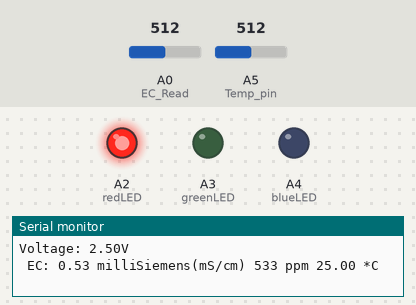
Recording of a sketch running on a simulated Arduino Uno, built with avr-gcc and run on an emulated ATmega328P. On the bench: output pins drawn as LEDs (lit = HIGH), the last lines printed to the serial monitor. The test bench sets the inputs (shaded band); at power-on: A0 (EC_Read) = 512, A5 (Temp_pin) = 512. Pins used as bus, display or sensor lines are not drawn.

Above: at 1.2 s.
1.3 s: A0 (EC_Read) set to 18
7.2 s: A0 (EC_Read) set to 14
At 13.0 s:
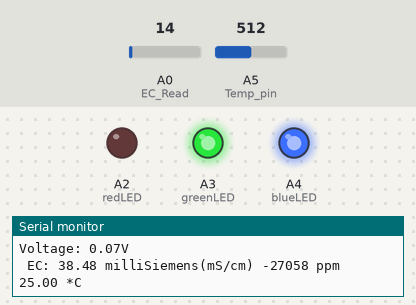
13.5 s: A5 (Temp_pin) set to 0
25.4 s: A5 (Temp_pin) set to 2
At 30.7 s:
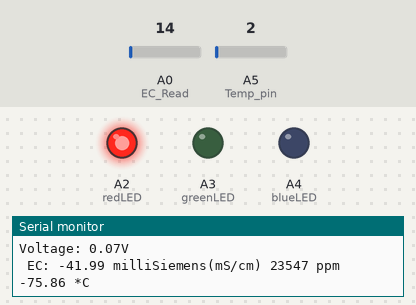
31.5 s: A5 (Temp_pin) set to 130
37.2 s: A5 (Temp_pin) set to 149
At 42.6 s:
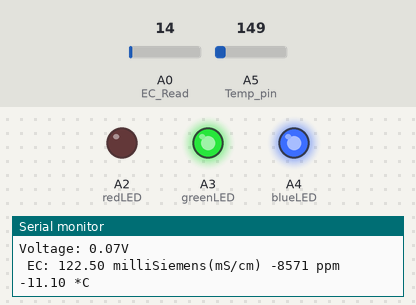
Timing chart, 0 to 44.1 s (numbered marks = the images above; inputs shaded):
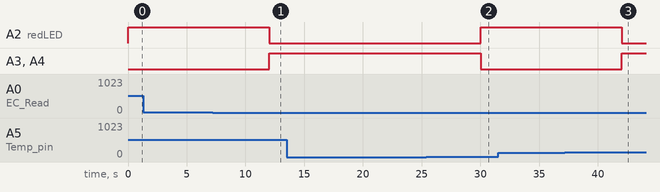

Measured:
- the behaviour switches between 17 and 16 on A0 (EC_Read) (found by bisection; images 0 and 1)
- the behaviour switches between 141 and 142 on A5 (Temp_pin) (found by bisection; images 2 and 3)
- after the input at 7.2 s, A2 (redLED): HIGH → LOW after 4.8 s; A3 (greenLED), A4 (blueLED): LOW → HIGH after 4.8 s
- after the input at 25.4 s, A2 (redLED): LOW → HIGH after 4.6 s; A3 (greenLED), A4 (blueLED): HIGH → LOW after 4.6 s
- after the input at 37.2 s, A2 (redLED): HIGH → LOW after 4.8 s; A3 (greenLED), A4 (blueLED): LOW → HIGH after 4.8 s

The sketch:

ec_probe.ino
```cpp
//sensor variables
int R1= 992; // Value of resistor for EC probe
int EC_Read = A0;
int ECPower = A1;
int Temp_pin = A5;
//LED variables
int redLED = A2;
int greenLED = A3;
int blueLED = A4;
//calculation variables
float Temp_C; // temperature in celcius
float Temp_F; // temperature in fahrenheit
float Temp1_Value = 0;
float Temp_Coef = 0.019; // temperature coefficient
/////////////////Change for calibration only///////////////
float Calibration_PPM =2500 ; //given ppm of a calibration solution
float K=1.89; //=change this constant once for calibration
float PPM_Con=1; //trial and error after k is found
/////////////////////////////////////////////////////////////////////////////////////
float CalibrationEC= (Calibration_PPM*2)/1000;
float Temperature;
float EC;
float EC_at_25;
int ppm;
float A_to_D= 0;
float Vin= 5;
float Vdrop= 0;
float R_Water;
float Value=0;

void setup()
{
  //sensor pins
  Serial.begin(9600);
  pinMode(EC_Read,INPUT);
  pinMode(ECPower,OUTPUT);
  pinMode(ECPower, HIGH);
  pinMode(Temp_pin, INPUT);
  //led pins
  pinMode(redLED, OUTPUT);
  pinMode(greenLED, OUTPUT);
  pinMode(blueLED, OUTPUT);

  //////////////////////////////////////////////////////////////////////////////////////////
  //Calibrate (); // After calibration comment out this line
  //////////////////////////////////////////////////////////////////////////////////////////
}
void loop()
{
  GetEC(); //Calls GetEC()
  delay(6000); //Do not make this less than 6 sec (6000)
}
////////////////////////////////////////////////////////////////////////////////////
void GetEC()
{
  int val;
  double Temp;
  val=analogRead(Temp_pin);
  Temp = log(((10240000/val) - 10000));
  Temp = 1 / (0.001129148 + (0.000234125 + (0.0000000876741 * Temp * Temp ))* Temp);
  Temp_C = Temp - 273.15; // Kelvin to Celsius
  Temp_F = (Temp_C * 9.0)/ 5.0 + 32.0; // Celsius to Fahrenheit
  Temp1_Value = Temp_C;
  Temperature = Temp_C;
  digitalWrite(ECPower,HIGH);
  A_to_D= analogRead(EC_Read);
  A_to_D= analogRead(EC_Read);
  digitalWrite(ECPower,LOW);
  Vdrop= (Vin*A_to_D) / 1024.0;
  R_Water = (Vdrop*R1) / (Vin-Vdrop);
  EC = 1000/ (R_Water*K);
  EC_at_25 = EC / (1+ Temp_Coef*(Temperature-25.0));
  ppm=(EC_at_25)*(PPM_Con*1000);
// Calculate voltage
  float voltage = A_to_D * (Vin / 1024.0);
  Serial.print("Voltage: ");
  Serial.print(voltage, 2); // Print voltage with 2 decimal places
  Serial.println("V");


  Serial.print(" EC: ");
  Serial.print(EC_at_25);
  Serial.print(" milliSiemens(mS/cm) ");
  Serial.print(ppm);
  Serial.print(" ppm ");
  Serial.print(Temperature);
  Serial.println(" *C ");
  showLED(ppm);
}
////////////////////////////////////////////////////////////////////////////////////
void Calibrate ()
{
  Serial.println("Calibration routine started");
  float Temperature_end=0;
  float Temperature_begin=0;
  int val;
  double Temp;
  val=analogRead(Temp_pin);


  Temp = log(((10240000/val) - 10000));
  Temp = 1 / (0.001129148 + (0.000234125 + (0.0000000876741 * Temp * Temp ))* Temp);
  Temp_C = Temp - 273.15; // Kelvin to Celsius
  Temp_F = (Temp_C * 9.0)/ 5.0 + 32.0; // Celsius to Fahrenheit
  Temp1_Value = Temp_C;
  Temperature_begin=Temp_C;
  Serial.print(Temperature_begin);
  Value = 0;
  int i=1;
  while(i<=10){//totals a minute; if not enough time, change i<=10
    digitalWrite(ECPower,HIGH);
    A_to_D= analogRead(EC_Read);
    A_to_D= analogRead(EC_Read);
    digitalWrite(ECPower,LOW);
    Value=Value+A_to_D;
    i++;
    delay(6000);//wait 6 sec
  };
  A_to_D=(Value/10);
  val=analogRead(Temp_pin);
  Temp = log(((10240000/val) - 10000));
  Temp = 1 / (0.001129148 + (0.000234125 + (0.0000000876741 * Temp * Temp ))* Temp);
  Temp_C = Temp - 273.15; // Kelvin to Celsius
  Temp_F = (Temp_C * 9.0)/ 5.0 + 32.0; // Celsius to Fahrenheit
  Temp1_Value = Temp_C;
  Temperature_end=Temp_C;
  EC =CalibrationEC*(1+(Temp_Coef*(Temperature_end-25.0)));
  Vdrop= (((Vin)*(A_to_D))/1024.0);
  R_Water=(Vdrop*R1)/(Vin-Vdrop);
  float K_cal= 1000/(R_Water*EC);
  Serial.print("Replace K in line 23 of code with K = ");
  Serial.println(K_cal);
  Serial.print("Temperature difference start to end were = ");
  Temp_C=Temperature_end-Temperature_begin;
  Serial.print(Temp_C);
  Serial.println("*C");
  Serial.println("Temperature difference start to end must be smaller than 0.15*C");
  Serial.println("");
  Calibrate ();
}
////////////////////////////////////////////////////////////////////////////////////
void showLED(int ppm){
int x;//higher bound
int y;//middle bound
int z;//lower bound

if (ppm > x){
  digitalWrite(redLED, HIGH);//turn red on
  digitalWrite(greenLED, LOW);//turn green off
  digitalWrite(blueLED, LOW);//turn blue off
}else if(ppm <x && ppm >y){
  digitalWrite(redLED, LOW);//turn red off
  digitalWrite(greenLED, HIGH);// turn green on
  digitalWrite(blueLED, LOW);//turn blue off
}else if (ppm < y && ppm > z){
  digitalWrite(redLED, LOW);//turn red off
  digitalWrite(greenLED, LOW);//turn green off
  digitalWrite(blueLED, HIGH);//turn blue on
}else {
  digitalWrite(redLED, LOW);//turn red off
  digitalWrite(greenLED, HIGH);//turn green on
  digitalWrite(blueLED, HIGH);//turn blue on
}
}
```
